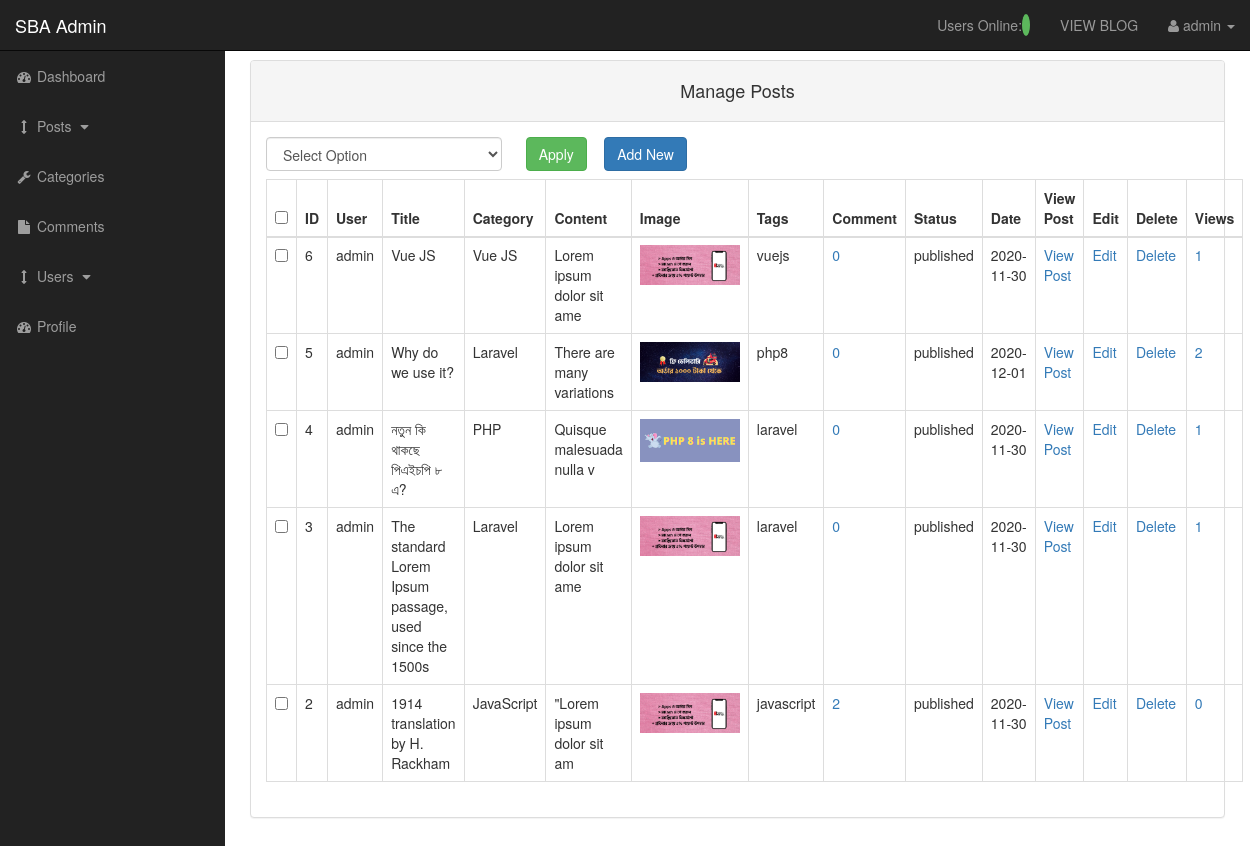
The app's page /admin/post.php (signed in), older data.
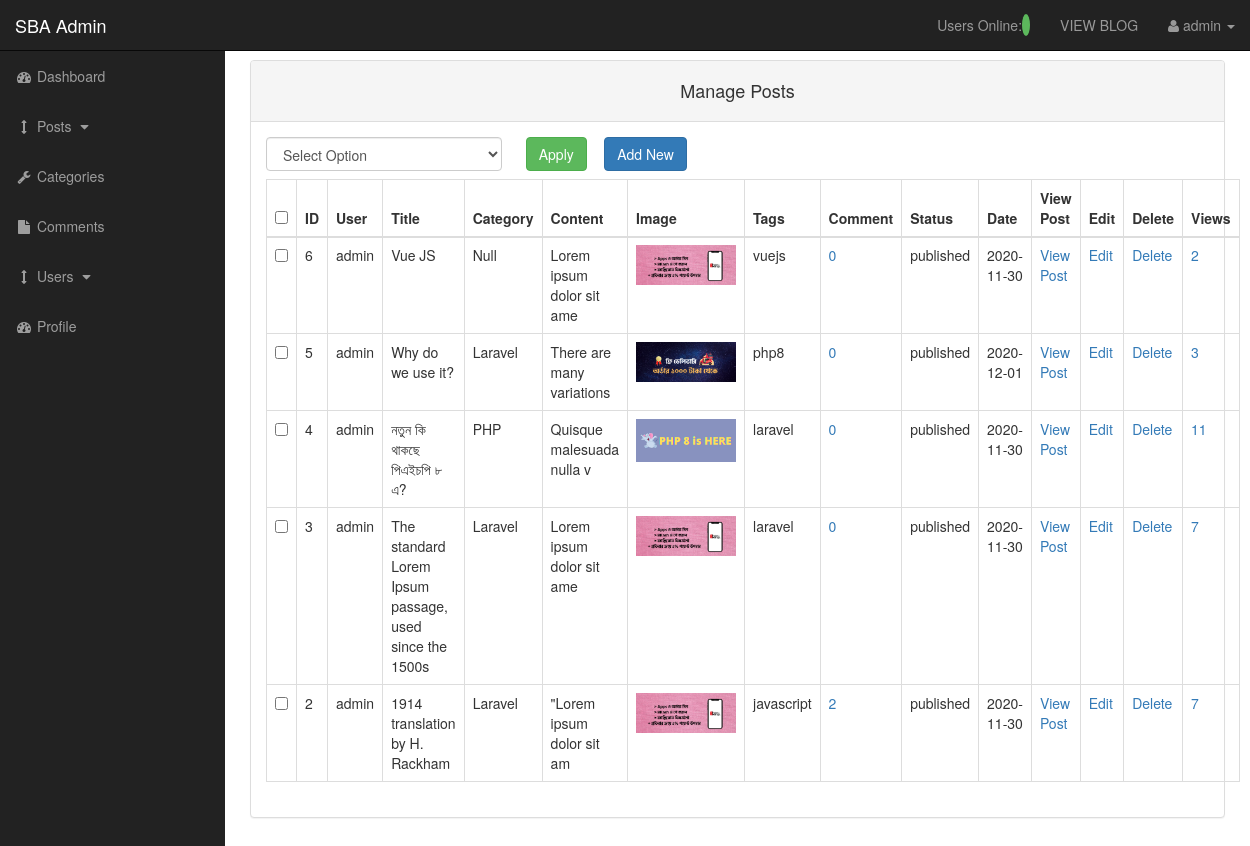
The same page, newer data.
### tables this page shows
CREATE TABLE `posts` (
  `post_id` int(10) NOT NULL,
  `post_category_id` int(10) NOT NULL,
  `post_title` varchar(255) NOT NULL,
  `post_author` varchar(255) NOT NULL,
  `post_date` date NOT NULL,
  `post_image` text NOT NULL,
  `post_content` text NOT NULL,
  `post_tags` varchar(255) NOT NULL,
  `post_view_count` int(10) DEFAULT NULL,
  `post_comment_count` int(10) DEFAULT NULL,
  `post_status` varchar(255) NOT NULL DEFAULT 'draft'
);

CREATE TABLE `categories` (
  `cat_id` int(10) NOT NULL,
  `cat_title` varchar(255) NOT NULL
);

### admin/includes/view_all_post.php (the view, shortened to what this page needs)
<div class="panel panel-default">
    <div class="panel-heading text-center">
        <h4 class="">Manage Posts</h4>
    </div>
    <div class="panel-body">
        <form action="" method="post">
            <table class="table table-bordered table-hover">
                <div class="col-xs-3" id="bulkOptionContainer">
                    <select name="bulk_option" id="" class="form-control">
                        <option value="">Select Option</option>
                    </select>
                </div>
                <div class="col-xs-1">
                    <input type="submit" name="submit" value="Apply " class="btn btn-success">
                </div>
                <div class="col-xs-4">
                    <a href="post?source=add_post" class="btn btn-primary">Add New</a>
                </div>
                <thead>
                <tr>
                    <th><input type="checkbox" id="selectAllBoxes"></th>
                    <th>ID</th>
                    <th>User</th>
                    <th>Title</th>
                    <th>Category</th>
                    <th>Content</th>
                    <th>Image</th>
                    <th>Tags</th>
                    <th>Comment</th>
                    <th>Status</th>
                    <th>Date</th>
                    <th>View Post</th>
                    <th>Edit</th>
                    <th>Delete</th>
                    <th>Views</th>
                </tr>
                </thead>
                <tbody>
                <tr>
                    <?php
                    $query = "SELECT * FROM  posts ORDER BY post_id DESC";
                    $select_post = mysqli_query($connection, $query);
                    while ($row = mysqli_fetch_assoc($select_post)) {
                        $post_id = $row['post_id'];
                        $post_author = $row['post_author'];
                        $post_title = $row['post_title'];
                        $post_category_id = $row['post_category_id'];
                        $post_image = $row['post_image'];
                        $post_content = substr($row['post_content'], 0, 25);
                        $post_tags = $row['post_tags'];
                        $post_comment_count = $row['post_comment_count'];
                        $post_status = $row['post_status'];
                        $post_date = $row['post_date'];
                        $post_view_count = $row['post_view_count'];
                        echo "<tr>";
                        ?>
                        <td><input type='checkbox' name='checkBoxArray[]' class='checkBoxes' value='<?php echo $post_id; ?>'></td>
                        <?php
                        echo "<td>$post_id</td>";
                        if (!empty($post_user)) {
                            echo "<td>$post_user</td>";
                        }elseif (!empty($post_author)) {
                            echo "<td>$post_author</td>";
                        }
                        echo "<td>$post_title</td>";
                        $query = "SELECT * FROM  categories WHERE cat_id = {$post_category_id}";
                        $select_categories_id = mysqli_query($connection, $query);
                        while ($row = mysqli_fetch_assoc($select_categories_id)) {
                            $cat_title = $row['cat_title'];
                        }
                        echo (!empty($cat_title)) ? "<td>$cat_title</td>" : "<td>Null</td>";
                        echo "<td>$post_content</td>";
                        echo "<td><img src='../images/{$post_image}' alt='Image' width =100 ></td>";
                        echo "<td>$post_tags</td>";
                        $query = "SELECT * FROM comments WHERE comment_post_id = $post_id ";
                        $comment_count_query= mysqli_query($connection, $query);
                        while ($row = mysqli_fetch_array($comment_count_query)){
                            $post_comment_count = mysqli_num_rows($comment_count_query);
                        };
                        echo "<td><a href ='post_comment?id={$post_id}'>$post_comment_count</a></td>";
                        echo "<td>$post_status</td>";
                        echo "<td>$post_date</td>";
                        echo "<td><a href='../post?p_id={$post_id}'>View Post</a></td>";
                        echo "<td><a href='post?source=edit_post&p_id={$post_id}'>Edit</a></td>";
                        echo "<td><a onclick=\"javascript: return confirm('Are you sure you want to delete'); \" href='post?delete={$post_id}'>Delete</a></td>";
                        echo "<td><a href ='#'>{$post_view_count}</a></td>";
                        echo "</tr>";
                    }
                    ?>
                </tr>
                </tbody>
            </table>
        </form>
    </div>
</div>

### admin/includes/header.php (shortened to what this page needs)
<!DOCTYPE html>
<html lang="en">
<head>
    <link href="assets/css/bootstrap.min.css" rel="stylesheet">
    <link href="assets/css/sb-admin.css" rel="stylesheet">
    <link href="assets/font-awesome/css/font-awesome.min.css" rel="stylesheet" type="text/css">
    <link href="assets/css/custom.css" rel="stylesheet">
</head>
<body >

### admin/post.php (shortened to what this page needs)
<?php include "includes/header.php"; ?>
<div id="wrapper">
    <?php include "includes/navigation.php"; ?>
    <div id="page-wrapper">
        <div class="container-fluid">
            <div class="row">
                <div class="col-lg-12">
                    <?php
                    if (isset($_GET['source'])) {
                        $source = $_GET['source'];
                    }else{
                        $source = "";
                    }
                    switch ($source) {
                        default:
                            include "includes/view_all_post.php";
                            break;
                    }
                    ?>
                </div>
            </div>
        </div>
    </div>
<?php include "includes/footer.php"; ?>

### admin/includes/navigation.php (shortened to what this page needs)
<nav class="navbar navbar-inverse navbar-fixed-top" role="navigation">
    <div class="navbar-header">
        <a class="navbar-brand" href="<?= ADMIN_URL;?>">SBA Admin</a>
    </div>
    <ul class="nav navbar-right top-nav">
        <li><a href=""> Users Online: <span class="usersonline btn-success" style="border-radius: 50%; padding: 1px 4px 1px 4px;"></span></a></li>
        <li><a href="<?= BASE_URL; ?>" target="_blank"><?php echo strtoupper('view blog'); ?></a></li>
        <li class="dropdown">
            <a href="#" class="dropdown-toggle" data-toggle="dropdown"><i class="fa fa-user"></i>
            <?php
            if (isset($_SESSION['username'])) {
                echo $_SESSION['username'];
            }
            ?>
            <b class="caret"></b></a>
        </li>
    </ul>
    <div class="collapse navbar-collapse navbar-ex1-collapse">
        <ul class="nav navbar-nav side-nav">
            <li>
                <a href="<?= ADMIN_URL;?>"><i class="fa fa-fw fa-dashboard"></i> Dashboard</a>
            </li>
           <li>
                <a href="javascript:;" data-toggle="collapse" data-target="#posts-dropdown"><i class="fa fa-fw fa-arrows-v"></i> Posts <i class="fa fa-fw fa-caret-down"></i></a>
            </li>
            <li>
                <a href="categories"><i class="fa fa-fw fa-wrench"></i> Categories</a>
            </li>
            <li>
                <a href="comment"><i class="fa fa-fw fa-file"></i> Comments</a>
            </li>
            <li>
                <a href="javascript:;" data-toggle="collapse" data-target="#demo"><i class="fa fa-fw fa-arrows-v"></i> Users <i class="fa fa-fw fa-caret-down"></i></a>
            </li>
            <li>
                <a href="profile"><i class="fa fa-fw fa-dashboard"></i> Profile</a>
            </li>
        </ul>
    </div>
</nav>

### admin/includes/footer.php (shortened to what this page needs)
   </div>
</body>
</html>

### admin/assets/css/sb-admin.css (style rules this page uses)
body { margin-top: 100px; background-color: #222; }
@media (min-width:768px) { body { margin-top: 50px; } }
#wrapper { padding-left: 0; }
#page-wrapper { width: 100%; padding: 0; background-color: #fff; }
@media (min-width:768px) { #wrapper { padding-left: 225px; } }
@media (min-width:768px) { #page-wrapper { padding: 10px; } }
.top-nav { padding: 0 15px; }
.top-nav>li { display: inline-block; float: left; }
.top-nav>li>a { padding-top: 15px; padding-bottom: 15px; line-height: 20px; color: #999; }
@media (min-width:768px) { .side-nav { position: fixed; top: 51px; left: 225px; width: 225px; margin-left: -225px; border: none; border-radius: 0; overflow-y: auto; background-color: #222; } }
@media (min-width:768px) { .side-nav>li>a { width: 225px; } }
#bulkOptionContainer { padding: 0px; margin-bottom: 8px; margin-right: 9px; }

Row changes from the older to the newer data that the page shows:
changed posts "Vue JS": post_view_count "1" → "2"; categories.cat_title "Vue JS" → (not shown); now shows "Null"
changed posts "Why do we use it?": post_view_count "2" → "3"
changed posts "নতুন কি থাকছে পিএইচপি ৮ এ?": post_view_count "1" → "11"
changed posts "The standard Lorem Ipsum passage, used since the 1500s": post_view_count "1" → "7"
changed posts "1914 translation by H. Rackham": post_view_count "0" → "7"; categories.cat_title "JavaScript" → (not shown)
now on this page (row unchanged): categories: cat_title "Laravel"
